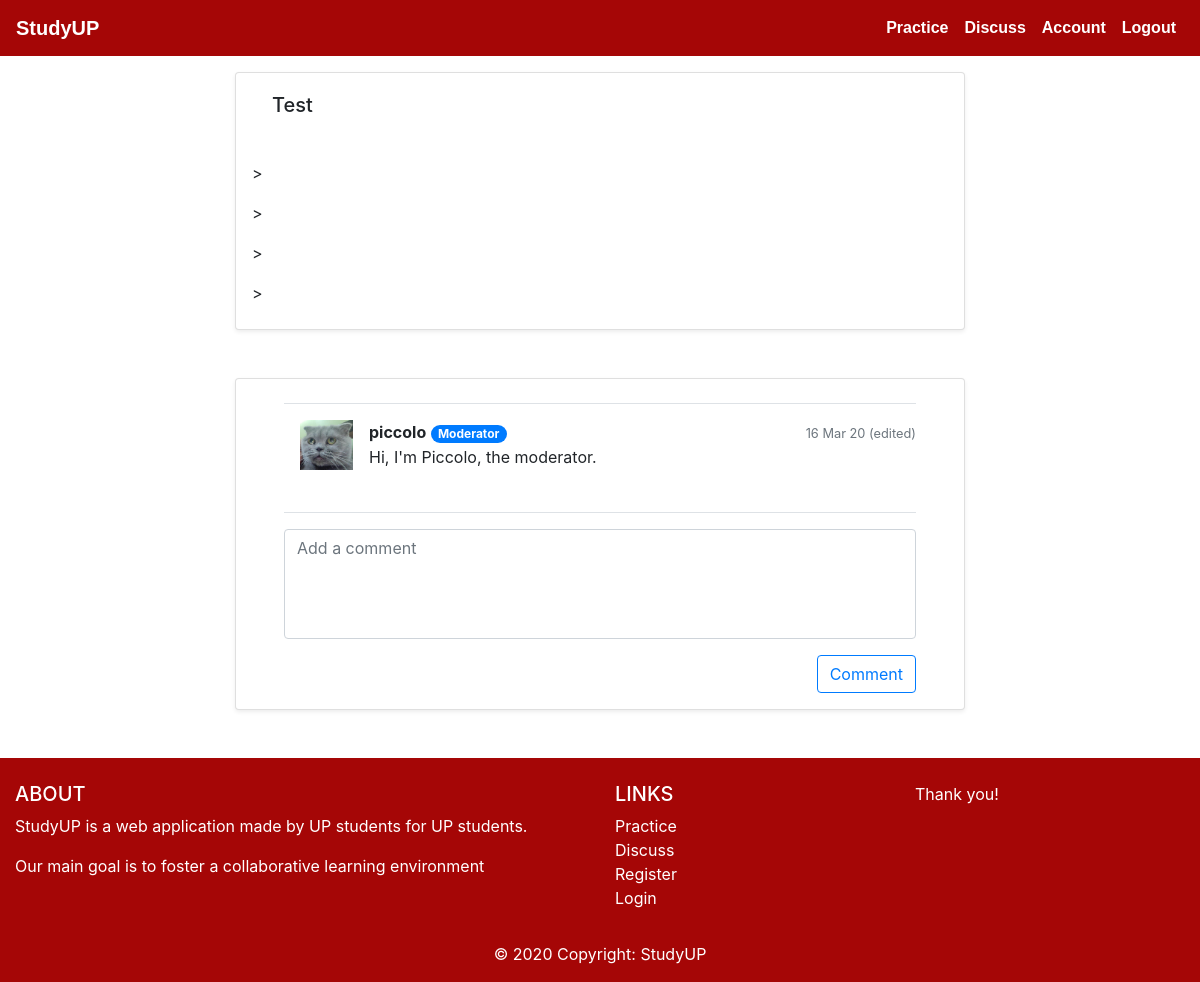
/discussion/1 (signed in), run on the app's committed database.
### studyup/models.py (models this page shows, shortened)
class Question(db.Model):
    id = db.Column(db.Integer, primary_key=True)
    body = db.Column(db.Text, nullable=False)
    solution_id = db.Column(db.Integer, db.ForeignKey('choice.id'), nullable=False)
    course_id = db.Column(db.Integer, db.ForeignKey('course.id'), nullable=False)
    image_file = db.Column(db.String(20), nullable=True)
    topic_no = db.Column(db.Integer, nullable=False)
    time = db.Column(db.Integer, nullable=True)

class Comment(db.Model):
    id = db.Column(db.Integer, primary_key=True)
    time_posted = db.Column(db.DateTime, nullable=False, default=datetime.utcnow)
    comment = db.Column(db.Text, nullable=False)
    edited = db.Column(db.Boolean, unique=False, default=False)
    user_id = db.Column(db.Integer, db.ForeignKey('user.id'), nullable=False)
    user = db.relationship('User', back_populates='comments')
    question_id = db.Column(db.Integer, db.ForeignKey('question.id'), nullable=False)

class User(db.Model, UserMixin):
    id = db.Column(db.Integer, primary_key=True)
    username = db.Column(db.String(20), unique=True, nullable=False)
    email = db.Column(db.String(120), unique=True, nullable=False)
    image_file = db.Column(db.String(20), nullable=False, default='default.jpg')
    password = db.Column(db.String(60), nullable=False)
    user_type = db.Column(db.Integer, nullable=False)
    comments = db.relationship("Comment", backref="user_comments")

### studyup/discussion/routes.py (the view, shortened to what this page needs)
@discussion.route('/discussion/<int:question_id>', methods=['GET','POST'])
@login_required
def add_comment(question_id):
    form = CommentForm()
    question = Question.query.filter_by(id=question_id).first()
    comments = Comment.query.filter_by(question_id=question_id).all()
    return render_template('view-question.html', form=form, question=question, comments=comments, tempRemove=0)

### studyup/discussion/forms.py
class CommentForm(FlaskForm):
    body = TextAreaField('Comment', validators=[DataRequired()], widget=TextArea())
    submit = SubmitField('Comment')

### studyup/models.py (called while the page is built)
@login_manager.user_loader
def load_user(user_id):
    return User.query.get(int(user_id))

### studyup/templates/view-question.html (shortened to what this page needs)
{% extends 'base.html' %}
{% block body %}
<div class="row">
    <div class="col-2"></div>
    <div class="col-8">
        <div class="shadow-sm card mt-3 px-3">
            <div class="card-body">
                <div class="card-title"><h5 class="mb-4"> {{ question.body }} </h5></div>
            </div>
            <div class="card-text">
                <div class="form-group">
                    {% for i in range(4) %}
                        <div class="form-group mb-2">
                            <label id="fc-{{i}}">></label>
                        </div>
                    {% endfor %}
                </div>
            </div>
        </div>
    <div class="shadow-sm card mt-5 mx-auto">
        <div class="comment-thread">
            <div class="border-top mt-4 mb-2 my-3 ml-5 mr-5"></div>
            {% if comments %}
                {% for comment in comments %}
                {% if tempRemove == comment.id %}
                {% else %}
                <div class="comment-div ml-5 mr-5">
                    <div class="d-flex">
                        <div class="profile-picture mx-3">
                            <img src="{{ url_for('static', filename='img/user/' + comment.user.image_file) }}" alt="" class="pic-ico">
                        </div>
                        <div class="comment-text">
                            <div class="comment-header d-sm-flex justify-content-between h-25 mb-1">
                                <div>
                                <strong>{{comment.user.username}}</strong>
                                {% if comment.user.user_type == 1 %}
                                    <span class="badge badge-pill badge-secondary">Student</span>
                                {% else %}
                                <span class="badge badge-pill badge-primary">Moderator</span>
                                {% endif %}
                                </div>
                                <div>
                                <p class=" text-sm-center text-muted"> <small>{{comment.time_posted.strftime('%d %b %y')}}
                                {% if comment.edited == True %}
                                    (edited)
                                {% endif %}</small>
                                </p>
                                </div>
                            </div>
                        <div>
                            <p class="comment"> {{comment.comment}} </p>
                        </div>
                        </div>
                    </div>
                    <div class="border-top mt-2 mb-3"></div>
                </div>
                {% endif %}
                {% endfor %}
            {% else %}
            <div class="d-flex justify-content-center">
            <p class="text-muted">No comments yet.</p>
            </div>
            {% endif %}
        </div>
        <form action="" method="post">
        <div class="form d-flex justify-content-center">
            {% if tempRemove != 0 %}
            {{ form.body(id="comment-box", rows="4", cols="70", class="form-control ml-5 mr-5") }}
            {% else %}
            {{ form.body(rows="4", cols="70", class="form-control ml-5 mr-5", placeholder="Add a comment") }}
            {% endif %}
        </div>
            <div class="d-flex justify-content-end mt-3 mr-5">
            {{ form.submit(class="btn btn-outline-primary") }}
            </div>
        </form>
    </div>
    </div>
    <div class="col-2"></div>
</div>
{% endblock body %}

### studyup/static/css/main.css (style rules this page uses)
body { height: 100%; }
html { scroll-behavior: smooth; }
textarea { resize: none; }
.comment-text { flex-grow: 1; }
.pic-ico { height: 50px; }

### data on the page
Question: body "Test"
Comment: image_file (placeholder picture), user.username "piccolo", time_posted "16 Mar 20", edited "(edited)", comment "Hi, I'm Piccolo, the moderator."
